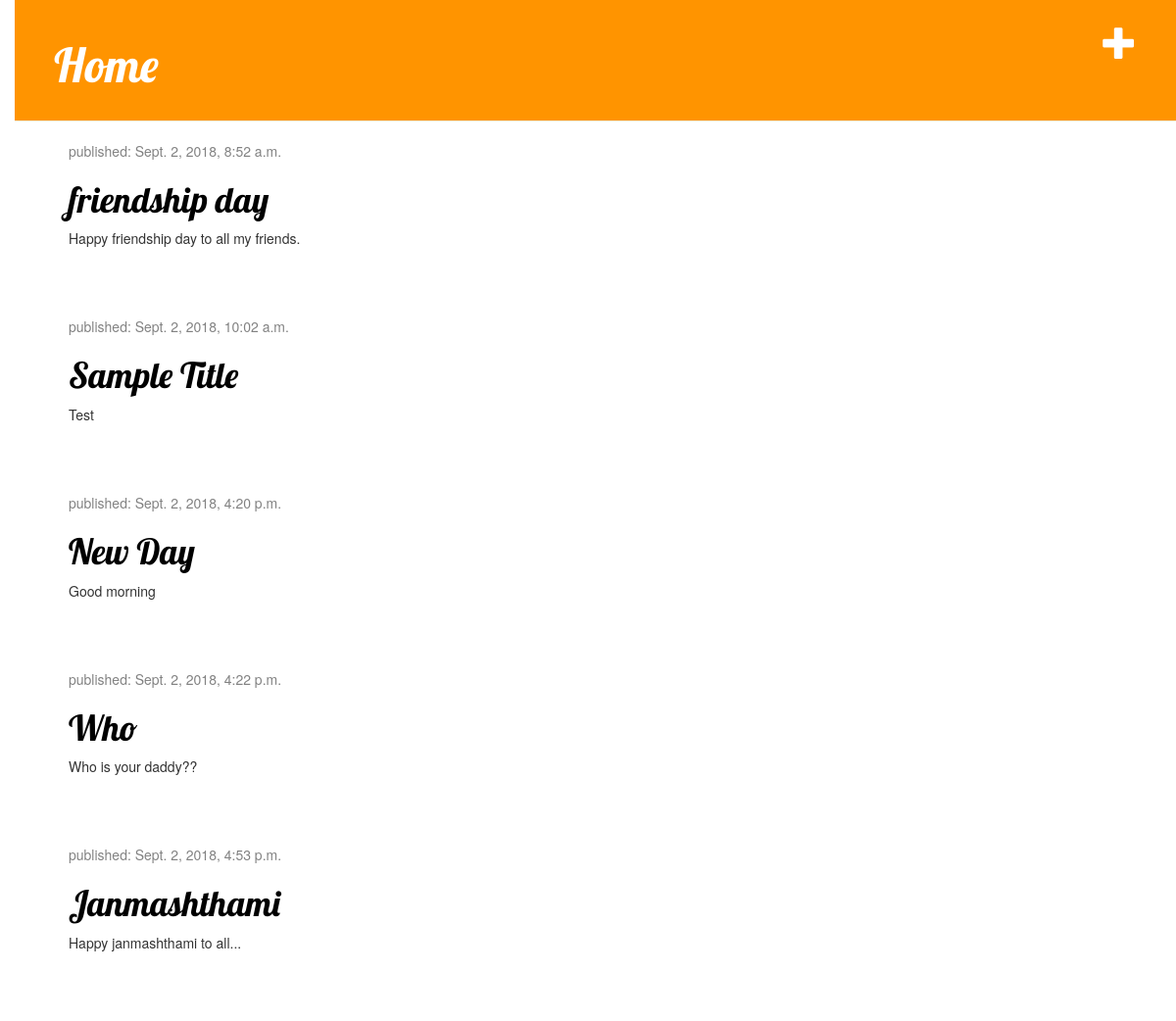
The app's page / (signed in) with its own data.
### blog/models.py (models this page shows, shortened)
class Post(models.Model):
    author = models.ForeignKey('auth.User', on_delete=models.CASCADE)
    title = models.CharField(max_length=200)
    text = models.TextField()
    created_date = models.DateTimeField(default=timezone.now)
    published_date = models.DateTimeField(blank=True, null=True)

### blog/views.py (the view)
# urls.py: path('',views.post_list,name='post_list'),
def post_list(request):
	posts = Post.objects.filter(published_date__lte=timezone.now()).order_by('published_date')
	return render(request,'blog/post_list.html',{'posts':posts})

### blog/templates/blog/post_list.html
{% extends 'blog/base.html' %}
{% block content %}
	<div class="content container">
    <div class="row">
        <div class="col-md-8">
            {% for post in posts %}
                <div class="post">
                    <div class="date">
                        <p>published: {{ post.published_date }}</p>
                    </div>
                    <h1><a href="{% url 'post_detail' pk=post.pk %}">{{ post.title }}</a></h1>
                    <p>{{ post.text|linebreaksbr }}</p>
                </div>
            {% endfor %}
        </div>
    </div>
</div>
{% endblock %}

### blog/static/css/blog.css (style rules this page uses)
h1 a { color: #FCA205; font-family: 'Lobster'; }
body { padding-left: 15px; }
.content { margin-left: 40px; }
h1, h2, h3, h4 { font-family: 'Lobster', cursive; }
.date { color: #828282; }
.post { margin-bottom: 70px; }
.post h1 a, .post h1 a:visited { color: #000000; }

### records on screen
Post: published_date "Sept. 2, 2018, 8:52 a.m.", title "friendship day", text "Happy friendship day to all my friends."
Post: published_date "Sept. 2, 2018, 10:02 a.m.", title "Sample Title", text "Test"
Post: published_date "Sept. 2, 2018, 4:20 p.m.", title "New Day", text "Good morning"
Post: published_date "Sept. 2, 2018, 4:22 p.m.", title "Who", text "Who is your daddy??"
Post: published_date "Sept. 2, 2018, 4:53 p.m.", title "Janmashthami", text "Happy janmashthami to all..."
